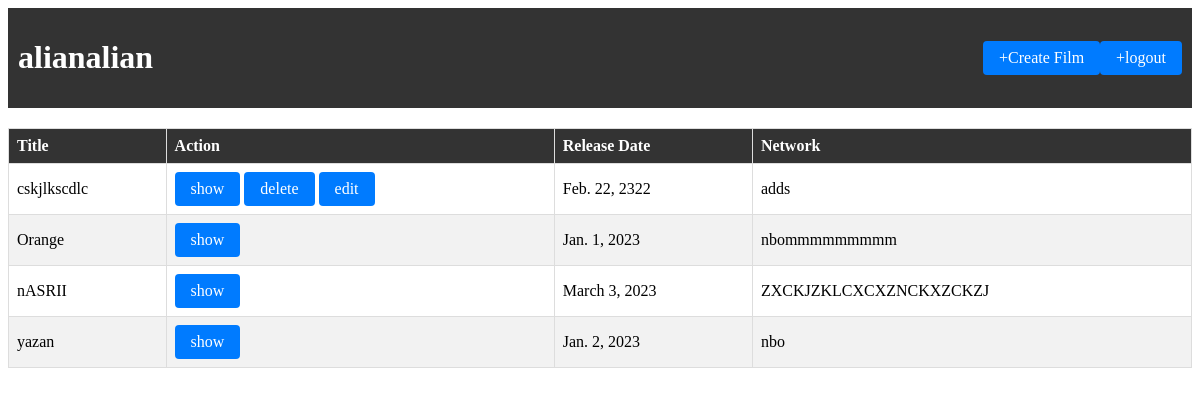
Screenshot of /homepage (signed in) with the database file from the repository.
### myfilm/models.py (models this page shows)
class Userr(models.Model):
    firstname=models.CharField(max_length=20)
    lastname=models.CharField(max_length=20)
    email=models.EmailField(max_length=20)
    password=models.TextField(max_length=20)
    objects=UserrManeger()

class Film(models.Model):
    filmname= models.CharField(max_length=20 )
    filmdiscription=models.CharField(max_length=200)
    filmnetwork=models.CharField(max_length=20)
    filmdate= models.DateField()
    filmadder=models.ForeignKey(Userr, related_name="film", on_delete=models.CASCADE)
    objects=FilmManeger()

### myfilm/views.py (the view)
# urls.py: path('homepage', views.homepage,name='homepage'),
def  homepage(request):
    user_id=request.session.get('userid')
    user=Userr.objects.get(id=user_id)
    context={
        'id':user_id,
        'firstname':user.firstname,
        'lastname':user.lastname,
        'onefilm':Film.objects.all()
    }
    return render(request,"home.html",context)

### myfilm/templates/home.html (shortened to what this page needs)
<!DOCTYPE html>
<html>
<head>
    {% load static %}
    <link rel="stylesheet" href="{% static 'css/home.css' %}">
</head>
<body>
	<header>
		<div class="header-left">
			<h1>{{firstname}}{{lastname}}</h1>
		</div>
		<div class="header-right">
			<a href="{% url 'addfilm'  %}"id="create-btn">+Create Film</a>
			<a href="{% url 'log_out'  %}" id="create-btn">+logout </a>
		</div>
	</header>
	<main>
        <table>
            <thead>
              <tr>
                <th>Title</th>
                <th>Action</th>
                <th>Release Date</th>
                <th>Network</th>
              </tr>
            </thead>
            <tbody>
              {%for a in onefilm%}
              <tr>
                <td>{{a.filmname}}</td>
                <td><a href="{% url 'showfilm' a.id  %}">show</a>
                {% if a.filmadder.id == id %}
                <a href="{% url 'deletefilm' a.id  %}">delete</a>
                <a href="{% url 'editfilm' a.id  %}">edit</a>
                {% endif %}
              </td>
                <td>{{a.filmdate}}</td>
                <td>{{a.filmnetwork}}</td>
              </tr>
             {%endfor%}
            </tbody>
		</table>
	</main>
</body>
</html>

### myfilm/static/css/home.css (style rules this page uses)
header { display: flex; flex-direction: row; justify-content: space-between; align-items: center; background-color: #333; color: #fff; padding: 10px; }
.header-left { flex: 1; }
.header-right { flex: 1; display: flex; flex-direction: row; justify-content: flex-end; align-items: center; }
table { border-collapse: collapse; width: 100%; margin: 20px 0; }
th, td { border: 1px solid #ddd; padding: 8px; text-align: left; }
th { background-color: #333; color: #fff; }
tr:nth-child(even) { background-color: #f2f2f2; }
a { display: inline-block; padding: 0.5rem 1rem; background-color: #007bff; color: #fff; text-decoration: none; border-radius: 0.25rem; text-align: center; }

### rows the page displays
Userr: firstname "alian", lastname "alian"
Film: filmname "cskjlkscdlc", shows "delete", filmdate "Feb. 22, 2322", filmnetwork "adds"
Film: filmname "Orange", filmdate "Jan. 1, 2023", filmnetwork "nbommmmmmmmm"
Film: filmname "nASRII", filmdate "March 3, 2023", filmnetwork "ZXCKJZKLCXCXZNCKXZCKZJ"
Film: filmname "yazan", filmdate "Jan. 2, 2023", filmnetwork "nbo"
